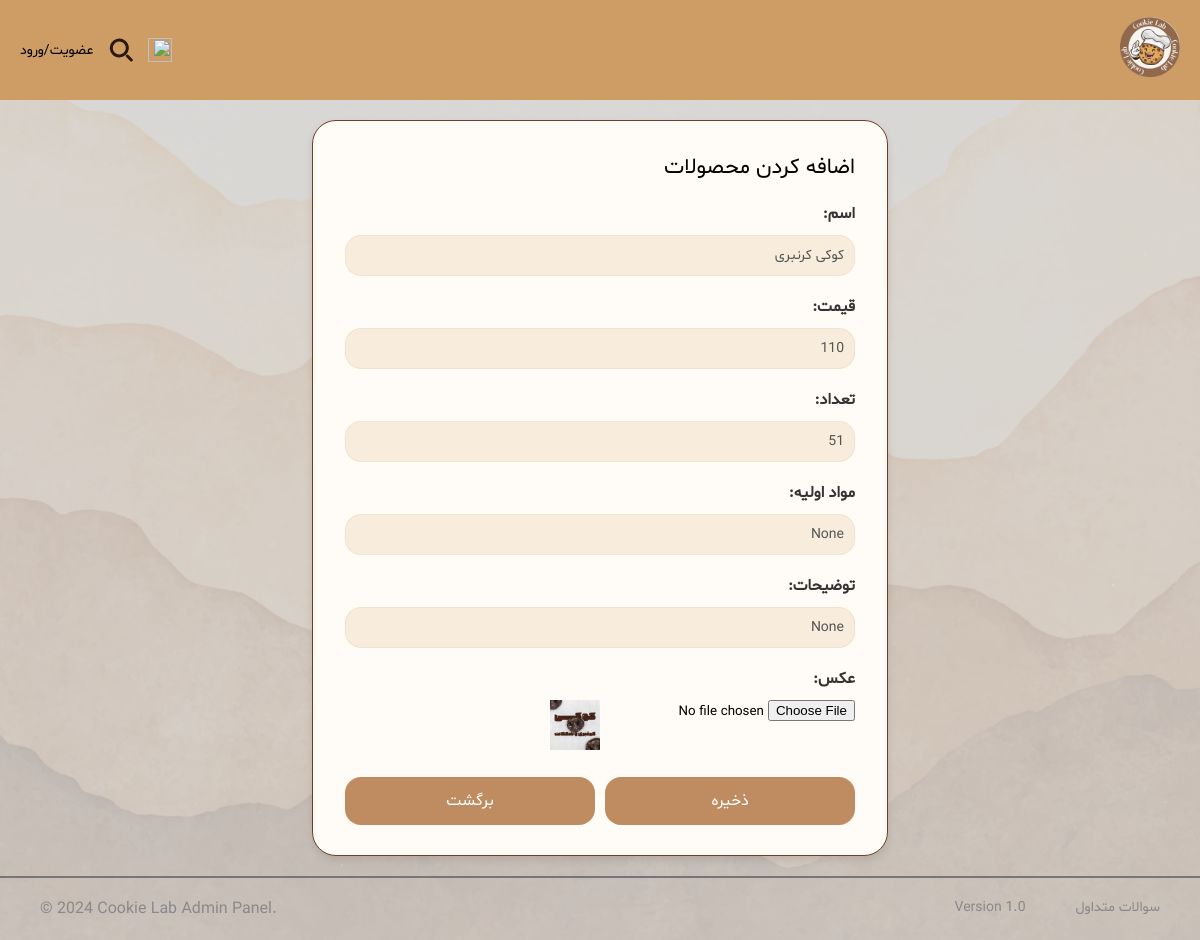
The app's page /products/edit/2/, older data.
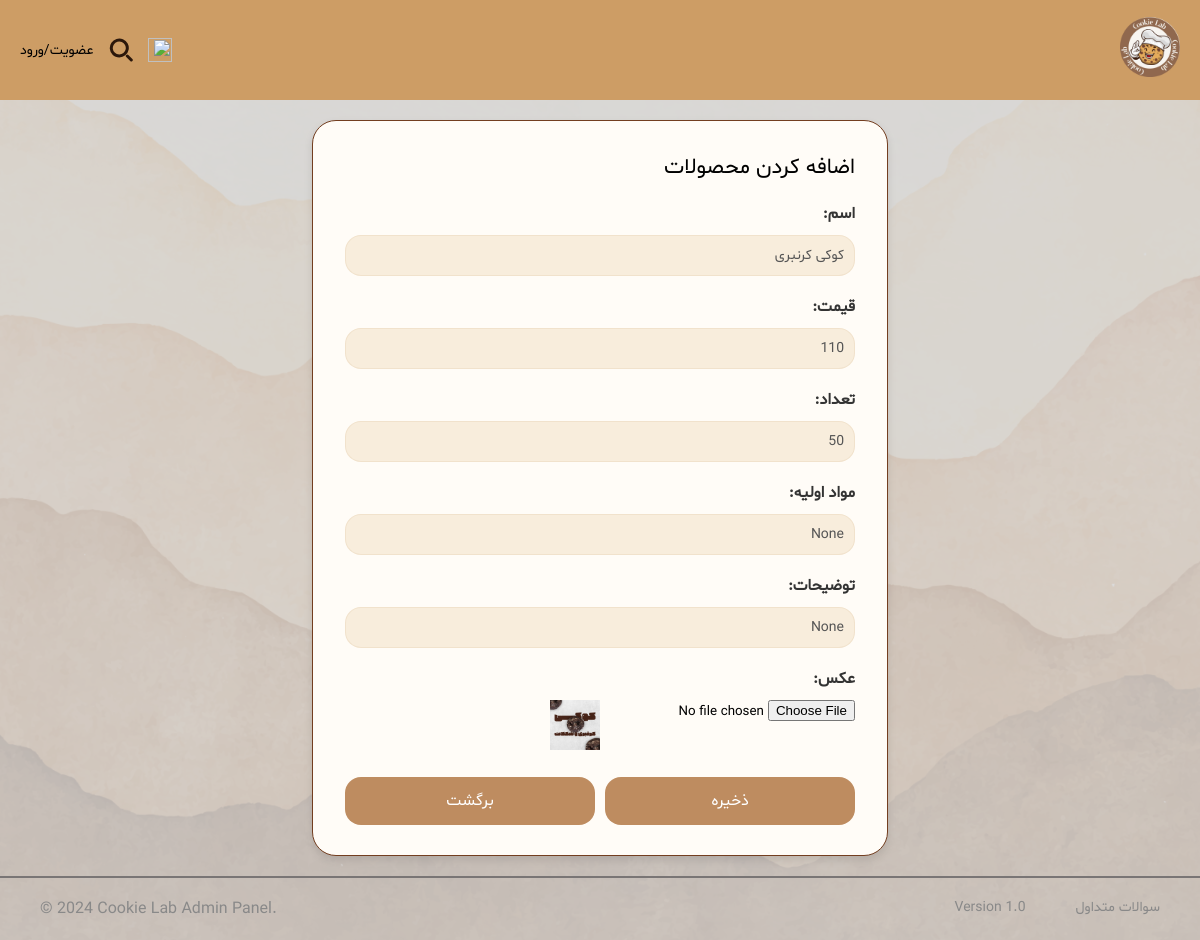
The same page, newer data.
### shop/models.py (models this page shows, shortened)
class Product(models.Model):
    name = models.CharField(max_length=100)
    price = models.PositiveIntegerField()
    quantity = models.PositiveIntegerField()
    image = models.ImageField(upload_to='images', null=True, blank=True)  # Image field added
    ingredient= models.CharField(max_length=500,null=True, blank=True)
    description=models.CharField(max_length=1000,null=True, blank=True)

### shop/views.py (the view, shortened to what this page needs)
# urls.py: path('products/edit/<int:pk>/', views.product_edit, name='product_edit'),  # Edit product
def product_edit(request, pk):
    product = get_object_or_404(Product, pk=pk)
    return render(request, 'shop/product_edit.html', {'product': product, 'title': 'ویرایش محصول'})

### shop/templates/shop/product_edit.html (shortened to what this page needs)
{% load static %}
<!DOCTYPE html>
<html lang="fa">
<head>
    <link rel="stylesheet" href="{% static 'add_product.css' %}">
</head>
<body>
<header>
    <nav class="navbar_logo">
        <div class="menu">
           <a class="link_logo" href="{% url 'home' %}">
                 <img class="MiniLogo" src="{% static 'Pictures/logo_cropped.png' %}"/>
            </a>
        </div>
        <div class="navbar">
            <a class="enter" href="{% url 'cart' %}">
                <img class="cart" src="{% static 'Pictures/cart.png' %}" width="24px" height="24px"/>
            </a>
            <img class="search" src="{% static 'Pictures/search.svg' %}" width="24px" height="24px"/>
            {% if not user.is_authenticated %}
            <a class="enter" href="{% url 'login' %}">
                عضویت/ورود
            </a>
            {% endif %}
        </div>
    </nav>
</header>
<main>
<div class="container">
    <div class="card">
        <div class="title_add">
            <p>اضافه کردن محصولات</p>
        </div>
   <form method="post" enctype="multipart/form-data">
    <label for="product_name">اسم:</label>
    <input type="text" name="product_name" class="product_input" required placeholder="اسم محصول" value="{{ product.name }}">
    <label for="product_price">قیمت:</label>
    <input type="number" name="product_price" class="product_input" required placeholder="قیمت محصول" value="{{ product.price }}">
    <label for="product_quantity">تعداد:</label>
    <input type="number" name="product_quantity" class="product_input" required placeholder="تعداد محصول" value="{{ product.quantity }}">
    <label for="product_materials">مواد اولیه:</label>
    <input type="text" name="product_materials" class="product_input" placeholder="مواد اولیه محصول" value="{{ product.ingredient }}">
    <label for="product_description">توضیحات:</label>
    <input type="text" name="product_description" class="product_input" rows="4" placeholder="توضیحات محصول" value="{{ product.description }}">
    <label for="product_image">عکس:</label>
    <div class="file-input">
        <input type="file" name="product_image" id="product_image" accept="image/*">
        {% if product.image %}
        <div>
            <img src="{{ product.image.url }}" alt="Current product image" width="50px" height="50px">
        </div>
    {% endif %}
    </div>
    <div class="button-group">
        <button type="submit" class="login-btn">ذخیره</button>
        <a href="{% url 'admin_panel' %}" class="signup-btn">برگشت</a>
    </div>
</form>
    </div>
</div>
</main>
<footer>
  <div class="footer-content2">
      <div class="footer-content">
          <p>سوالات متداول</p>
      <p>Version 1.0</p>
      </div>
    <p id="copyright">© 2024 Cookie Lab Admin Panel. </p>
  </div>
</footer>
</body>
</html>

Row changes from the older to the newer data that the page shows:
changed Product "کوکی کرنبری": product_quantity "51" → "50"
